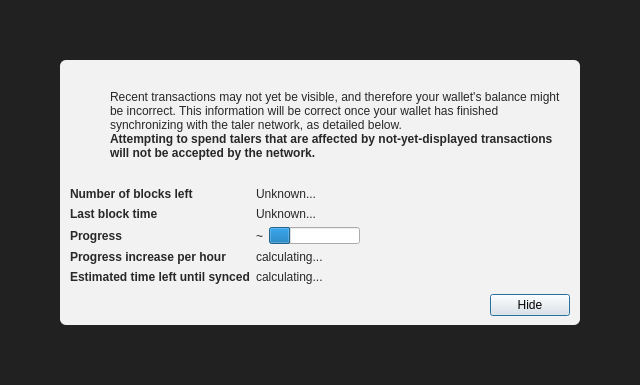
<?xml version="1.0" encoding="UTF-8"?>
<ui version="4.0">
 <class>ModalOverlay</class>
 <widget class="ModalOverlay" name="ModalOverlay">
  <property name="geometry">
   <rect>
    <x>0</x>
    <y>0</y>
    <width>640</width>
    <height>385</height>
   </rect>
  </property>
  <property name="windowTitle">
   <string>Form</string>
  </property>
  <layout class="QVBoxLayout" name="verticalLayout" stretch="0">
   <property name="sizeConstraint">
    <enum>QLayout::SetDefaultConstraint</enum>
   </property>
   <property name="leftMargin">
    <number>0</number>
   </property>
   <property name="topMargin">
    <number>0</number>
   </property>
   <property name="rightMargin">
    <number>0</number>
   </property>
   <property name="bottomMargin">
    <number>0</number>
   </property>
   <item>
    <widget class="QWidget" name="bgWidget" native="true">
     <property name="styleSheet">
      <string notr="true">#bgWidget { background: rgba(0,0,0,220); }</string>
     </property>
     <layout class="QVBoxLayout" name="verticalLayoutMain" stretch="1">
      <property name="leftMargin">
       <number>60</number>
      </property>
      <property name="topMargin">
       <number>60</number>
      </property>
      <property name="rightMargin">
       <number>60</number>
      </property>
      <property name="bottomMargin">
       <number>60</number>
      </property>
      <item>
       <widget class="QWidget" name="contentWidget" native="true">
        <property name="styleSheet">
         <string notr="true">#contentWidget { background: rgba(255,255,255,240); border-radius: 6px; }

QLabel { color: rgb(40,40,40);  }</string>
        </property>
        <layout class="QVBoxLayout" name="verticalLayoutSub" stretch="1,0,0,0">
         <property name="spacing">
          <number>0</number>
         </property>
         <property name="leftMargin">
          <number>10</number>
         </property>
         <property name="topMargin">
          <number>10</number>
         </property>
         <property name="rightMargin">
          <number>10</number>
         </property>
         <property name="bottomMargin">
          <number>10</number>
         </property>
         <item>
          <layout class="QHBoxLayout" name="horizontalLayoutIconText" stretch="0,1">
           <property name="topMargin">
            <number>20</number>
           </property>
           <item>
            <layout class="QVBoxLayout" name="verticalLayoutIcon">
             <property name="leftMargin">
              <number>0</number>
             </property>
             <item>
              <widget class="QPushButton" name="warningIcon">
               <property name="enabled">
                <bool>false</bool>
               </property>
               <property name="text">
                <string/>
               </property>
               <property name="icon">
                <iconset>
                 <normaloff>:/icons/warning</normaloff>
                 <disabledoff>:/icons/warning</disabledoff>:/icons/warning</iconset>
               </property>
               <property name="iconSize">
                <size>
                 <width>48</width>
                 <height>48</height>
                </size>
               </property>
               <property name="flat">
                <bool>true</bool>
               </property>
              </widget>
             </item>
             <item>
              <spacer name="verticalSpacerWarningIcon">
               <property name="orientation">
                <enum>Qt::Vertical</enum>
               </property>
               <property name="sizeHint" stdset="0">
                <size>
                 <width>20</width>
                 <height>40</height>
                </size>
               </property>
              </spacer>
             </item>
            </layout>
           </item>
           <item>
            <layout class="QVBoxLayout" name="verticalLayoutInfoText">
             <property name="leftMargin">
              <number>0</number>
             </property>
             <property name="topMargin">
              <number>0</number>
             </property>
             <item>
              <widget class="QLabel" name="infoText">
               <property name="text">
                <string>Recent transactions may not yet be visible, and therefore your wallet's balance might be incorrect. This information will be correct once your wallet has finished synchronizing with the taler network, as detailed below.</string>
               </property>
               <property name="textFormat">
                <enum>Qt::RichText</enum>
               </property>
               <property name="wordWrap">
                <bool>true</bool>
               </property>
              </widget>
             </item>
             <item>
              <widget class="QLabel" name="infoTextStrong">
               <property name="font">
                <font>
                 <weight>75</weight>
                 <bold>true</bold>
                </font>
               </property>
               <property name="text">
                <string>Attempting to spend talers that are affected by not-yet-displayed transactions will not be accepted by the network.</string>
               </property>
               <property name="textFormat">
                <enum>Qt::RichText</enum>
               </property>
               <property name="wordWrap">
                <bool>true</bool>
               </property>
              </widget>
             </item>
             <item>
              <spacer name="verticalSpacerInTextSpace">
               <property name="orientation">
                <enum>Qt::Vertical</enum>
               </property>
               <property name="sizeHint" stdset="0">
                <size>
                 <width>20</width>
                 <height>40</height>
                </size>
               </property>
              </spacer>
             </item>
            </layout>
           </item>
          </layout>
         </item>
         <item>
          <spacer name="verticalSpacerAfterText">
           <property name="orientation">
            <enum>Qt::Vertical</enum>
           </property>
           <property name="sizeHint" stdset="0">
            <size>
             <width>20</width>
             <height>40</height>
            </size>
           </property>
          </spacer>
         </item>
         <item>
          <layout class="QFormLayout" name="formLayout">
           <property name="fieldGrowthPolicy">
            <enum>QFormLayout::FieldsStayAtSizeHint</enum>
           </property>
           <property name="horizontalSpacing">
            <number>6</number>
           </property>
           <property name="verticalSpacing">
            <number>6</number>
           </property>
           <property name="topMargin">
            <number>10</number>
           </property>
           <item row="0" column="0">
            <widget class="QLabel" name="labelNumberOfBlocksLeft">
             <property name="font">
              <font>
               <weight>75</weight>
               <bold>true</bold>
              </font>
             </property>
             <property name="text">
              <string>Number of blocks left</string>
             </property>
            </widget>
           </item>
           <item row="0" column="1">
            <widget class="QLabel" name="numberOfBlocksLeft">
             <property name="text">
              <string>Unknown...</string>
             </property>
            </widget>
           </item>
           <item row="1" column="0">
            <widget class="QLabel" name="labelLastBlockTime">
             <property name="font">
              <font>
               <weight>75</weight>
               <bold>true</bold>
              </font>
             </property>
             <property name="text">
              <string>Last block time</string>
             </property>
            </widget>
           </item>
           <item row="1" column="1">
            <widget class="QLabel" name="newestBlockDate">
             <property name="sizePolicy">
              <sizepolicy hsizetype="Maximum" vsizetype="Preferred">
               <horstretch>0</horstretch>
               <verstretch>0</verstretch>
              </sizepolicy>
             </property>
             <property name="text">
              <string>Unknown...</string>
             </property>
            </widget>
           </item>
           <item row="2" column="0">
            <widget class="QLabel" name="labelSyncDone">
             <property name="font">
              <font>
               <weight>75</weight>
               <bold>true</bold>
              </font>
             </property>
             <property name="text">
              <string>Progress</string>
             </property>
            </widget>
           </item>
           <item row="2" column="1">
            <layout class="QHBoxLayout" name="horizontalLayoutSync" stretch="0,1">
             <item>
              <widget class="QLabel" name="percentageProgress">
               <property name="text">
                <string notr="true">~</string>
               </property>
              </widget>
             </item>
             <item>
              <widget class="QProgressBar" name="progressBar">
               <property name="value">
                <number>24</number>
               </property>
               <property name="format">
                <string/>
               </property>
              </widget>
             </item>
            </layout>
           </item>
           <item row="4" column="0">
            <widget class="QLabel" name="labelProgressIncrease">
             <property name="font">
              <font>
               <weight>75</weight>
               <bold>true</bold>
              </font>
             </property>
             <property name="text">
              <string>Progress increase per hour</string>
             </property>
            </widget>
           </item>
           <item row="4" column="1">
            <widget class="QLabel" name="progressIncreasePerH">
             <property name="text">
              <string>calculating...</string>
             </property>
            </widget>
           </item>
           <item row="5" column="0">
            <widget class="QLabel" name="labelEstimatedTimeLeft">
             <property name="font">
              <font>
               <weight>75</weight>
               <bold>true</bold>
              </font>
             </property>
             <property name="text">
              <string>Estimated time left until synced</string>
             </property>
            </widget>
           </item>
           <item row="5" column="1">
            <widget class="QLabel" name="expectedTimeLeft">
             <property name="text">
              <string>calculating...</string>
             </property>
            </widget>
           </item>
          </layout>
         </item>
         <item>
          <layout class="QHBoxLayout" name="horizontalLayoutButtons">
           <property name="leftMargin">
            <number>10</number>
           </property>
           <property name="topMargin">
            <number>10</number>
           </property>
           <item>
            <spacer name="horizontalSpacer">
             <property name="orientation">
              <enum>Qt::Horizontal</enum>
             </property>
             <property name="sizeHint" stdset="0">
              <size>
               <width>40</width>
               <height>20</height>
              </size>
             </property>
            </spacer>
           </item>
           <item>
            <widget class="QPushButton" name="closeButton">
             <property name="text">
              <string>Hide</string>
             </property>
             <property name="focusPolicy">
              <enum>Qt::StrongFocus</enum>
             </property>
             <property name="default">
              <bool>true</bool>
             </property>
            </widget>
           </item>
          </layout>
         </item>
        </layout>
       </widget>
      </item>
     </layout>
    </widget>
   </item>
  </layout>
 </widget>
 <customwidgets>
  <customwidget>
   <class>ModalOverlay</class>
   <extends>QWidget</extends>
   <header>qt/modaloverlay.h</header>
   <container>1</container>
  </customwidget>
 </customwidgets>
 <resources/>
 <connections/>
</ui>
